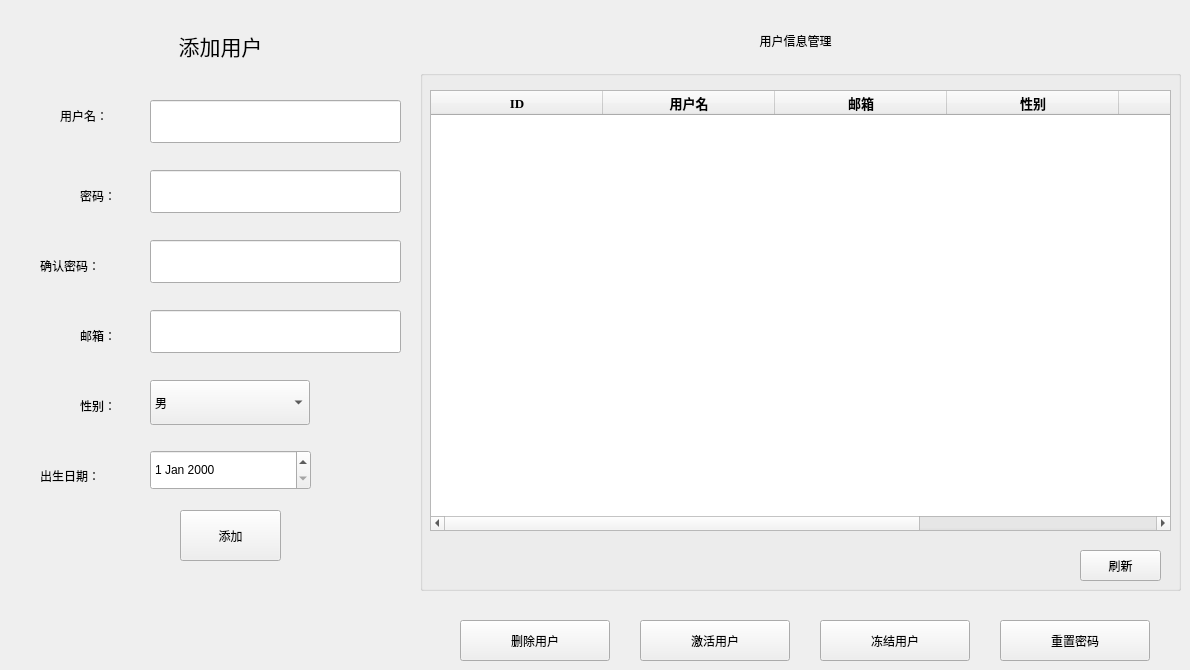
     <widget class="QWidget" name="Admin_TabWidgetPage1">
      <property name="contextMenuPolicy">
       <enum>Qt::DefaultContextMenu</enum>
      </property>
      <attribute name="title">
       <string> 用户信息管理 </string>
      </attribute>
      <widget class="QPushButton" name="user_activation_button">
       <property name="geometry">
        <rect>
         <x>640</x>
         <y>620</y>
         <width>150</width>
         <height>41</height>
        </rect>
       </property>
       <property name="styleSheet">
        <string notr="true">font: 12pt &quot;黑体&quot;;</string>
       </property>
       <property name="text">
        <string>激活用户</string>
       </property>
      </widget>
      <widget class="QPushButton" name="user_delete_button">
       <property name="geometry">
        <rect>
         <x>460</x>
         <y>620</y>
         <width>150</width>
         <height>41</height>
        </rect>
       </property>
       <property name="styleSheet">
        <string notr="true">font: 12pt &quot;黑体&quot;;</string>
       </property>
       <property name="text">
        <string>删除用户</string>
       </property>
      </widget>
      <widget class="QPushButton" name="user_banned_button">
       <property name="geometry">
        <rect>
         <x>820</x>
         <y>620</y>
         <width>150</width>
         <height>41</height>
        </rect>
       </property>
       <property name="styleSheet">
        <string notr="true">font: 12pt &quot;黑体&quot;;</string>
       </property>
       <property name="text">
        <string>冻结用户</string>
       </property>
      </widget>
      <widget class="QPushButton" name="user_resetpwd_botton">
       <property name="geometry">
        <rect>
         <x>1000</x>
         <y>620</y>
         <width>150</width>
         <height>41</height>
        </rect>
       </property>
       <property name="styleSheet">
        <string notr="true">font: 12pt &quot;黑体&quot;;</string>
       </property>
       <property name="text">
        <string>重置密码</string>
       </property>
      </widget>
      <widget class="QLabel" name="label_10">
       <property name="geometry">
        <rect>
         <x>690</x>
         <y>20</y>
         <width>211</width>
         <height>41</height>
        </rect>
       </property>
       <property name="styleSheet">
        <string notr="true">font: 16pt &quot;黑体&quot;;</string>
       </property>
       <property name="text">
        <string>用户信息管理</string>
       </property>
       <property name="alignment">
        <set>Qt::AlignCenter</set>
       </property>
      </widget>
      <widget class="QGroupBox" name="groupBox_2">
       <property name="geometry">
        <rect>
         <x>420</x>
         <y>70</y>
         <width>761</width>
         <height>521</height>
        </rect>
       </property>
       <property name="title">
        <string/>
       </property>
       <widget class="QTableWidget" name="user_inf_table">
        <property name="geometry">
         <rect>
          <x>10</x>
          <y>20</y>
          <width>741</width>
          <height>441</height>
         </rect>
        </property>
        <property name="font">
         <font>
          <family>微软雅黑</family>
          <pointsize>10</pointsize>
          <weight>50</weight>
          <italic>false</italic>
          <bold>false</bold>
          <strikeout>false</strikeout>
         </font>
        </property>
        <property name="styleSheet">
         <string notr="true">font: 10pt &quot;微软雅黑&quot;;</string>
        </property>
        <property name="columnCount">
         <number>6</number>
        </property>
        <attribute name="horizontalHeaderMinimumSectionSize">
         <number>35</number>
        </attribute>
        <attribute name="horizontalHeaderDefaultSectionSize">
         <number>172</number>
        </attribute>
        <column>
         <property name="text">
          <string>ID</string>
         </property>
         <property name="font">
          <font>
           <family>Times New Roman</family>
           <pointsize>10</pointsize>
           <weight>75</weight>
           <bold>true</bold>
          </font>
         </property>
        </column>
        <column>
         <property name="text">
          <string>用户名</string>
         </property>
         <property name="font">
          <font>
           <family>Agency FB</family>
           <pointsize>10</pointsize>
           <weight>75</weight>
           <bold>true</bold>
          </font>
         </property>
        </column>
        <column>
         <property name="text">
          <string>邮箱</string>
         </property>
         <property name="font">
          <font>
           <family>Agency FB</family>
           <pointsize>10</pointsize>
           <weight>75</weight>
           <bold>true</bold>
          </font>
         </property>
        </column>
        <column>
         <property name="text">
          <string>性别</string>
         </property>
         <property name="font">
          <font>
           <family>Agency FB</family>
           <pointsize>10</pointsize>
           <weight>75</weight>
           <bold>true</bold>
          </font>
         </property>
        </column>
        <column>
         <property name="text">
          <string>出生日期</string>
         </property>
         <property name="font">
          <font>
           <family>Agency FB</family>
           <pointsize>10</pointsize>
           <weight>75</weight>
           <bold>true</bold>
          </font>
         </property>
        </column>
        <column>
         <property name="text">
          <string>激活状态</string>
         </property>
         <property name="font">
          <font>
           <family>Agency FB</family>
           <pointsize>10</pointsize>
           <weight>75</weight>
           <bold>true</bold>
          </font>
         </property>
        </column>
       </widget>
       <widget class="QPushButton" name="user_inf_flush">
        <property name="geometry">
         <rect>
          <x>660</x>
          <y>480</y>
          <width>81</width>
          <height>31</height>
         </rect>
        </property>
        <property name="styleSheet">
         <string notr="true">font: 10pt &quot;等线&quot;;</string>
        </property>
        <property name="text">
         <string>刷新</string>
        </property>
       </widget>
      </widget>
      <widget class="QPushButton" name="admin_user_add_button">
       <property name="geometry">
        <rect>
         <x>180</x>
         <y>510</y>
         <width>101</width>
         <height>51</height>
        </rect>
       </property>
       <property name="styleSheet">
        <string notr="true">font: 13pt &quot;黑体&quot;;</string>
       </property>
       <property name="text">
        <string>添加</string>
       </property>
      </widget>
      <widget class="QLineEdit" name="admin_user_add_passwordag">
       <property name="geometry">
        <rect>
         <x>150</x>
         <y>240</y>
         <width>251</width>
         <height>43</height>
        </rect>
       </property>
       <property name="styleSheet">
        <string notr="true">font: 8pt &quot;黑体&quot;;</string>
       </property>
       <property name="echoMode">
        <enum>QLineEdit::Password</enum>
       </property>
      </widget>
      <widget class="QLabel" name="label_16">
       <property name="geometry">
        <rect>
         <x>80</x>
         <y>390</y>
         <width>61</width>
         <height>31</height>
        </rect>
       </property>
       <property name="styleSheet">
        <string notr="true">font: 13pt &quot;黑体&quot;;</string>
       </property>
       <property name="text">
        <string>性别：</string>
       </property>
      </widget>
      <widget class="QLabel" name="label_14">
       <property name="geometry">
        <rect>
         <x>60</x>
         <y>100</y>
         <width>91</width>
         <height>31</height>
        </rect>
       </property>
       <property name="styleSheet">
        <string notr="true">font: 13pt &quot;黑体&quot;;</string>
       </property>
       <property name="text">
        <string>用户名：</string>
       </property>
      </widget>
      <widget class="QDateEdit" name="admin_user_add_birthdate">
       <property name="geometry">
        <rect>
         <x>150</x>
         <y>450</y>
         <width>161</width>
         <height>40</height>
        </rect>
       </property>
       <property name="styleSheet">
        <string notr="true">font: 11pt &quot;黑体&quot;;</string>
       </property>
      </widget>
      <widget class="QLabel" name="label_57">
       <property name="geometry">
        <rect>
         <x>40</x>
         <y>250</y>
         <width>111</width>
         <height>31</height>
        </rect>
       </property>
       <property name="styleSheet">
        <string notr="true">font: 13pt &quot;黑体&quot;;</string>
       </property>
       <property name="text">
        <string>确认密码：</string>
       </property>
      </widget>
      <widget class="QLineEdit" name="admin_user_add_email">
       <property name="geometry">
        <rect>
         <x>150</x>
         <y>310</y>
         <width>251</width>
         <height>43</height>
        </rect>
       </property>
       <property name="styleSheet">
        <string notr="true">font: 11pt &quot;黑体&quot;;</string>
       </property>
      </widget>
      <widget class="QLabel" name="label_13">
       <property name="geometry">
        <rect>
         <x>80</x>
         <y>180</y>
         <width>61</width>
         <height>31</height>
        </rect>
       </property>
       <property name="styleSheet">
        <string notr="true">font: 13pt &quot;黑体&quot;;</string>
       </property>
       <property name="text">
        <string>密码：</string>
       </property>
      </widget>
      <widget class="QLineEdit" name="admin_user_add_password">
       <property name="geometry">
        <rect>
         <x>150</x>
         <y>170</y>
         <width>251</width>
         <height>43</height>
        </rect>
       </property>
       <property name="styleSheet">
        <string notr="true">font: 8pt &quot;黑体&quot;;</string>
       </property>
       <property name="echoMode">
        <enum>QLineEdit::Password</enum>
       </property>
      </widget>
      <widget class="QComboBox" name="admin_user_add_sex">
       <property name="geometry">
        <rect>
         <x>150</x>
         <y>380</y>
         <width>160</width>
         <height>45</height>
        </rect>
       </property>
       <property name="styleSheet">
        <string notr="true">font: 11pt &quot;黑体&quot;;</string>
       </property>
       <item>
        <property name="text">
         <string>男</string>
        </property>
       </item>
       <item>
        <property name="text">
         <string>女</string>
        </property>
       </item>
      </widget>
      <widget class="QLineEdit" name="admin_user_add_username">
       <property name="geometry">
        <rect>
         <x>150</x>
         <y>100</y>
         <width>251</width>
         <height>43</height>
        </rect>
       </property>
       <property name="styleSheet">
        <string notr="true">font: 11pt &quot;黑体&quot;;</string>
       </property>
      </widget>
      <widget class="QLabel" name="label_15">
       <property name="geometry">
        <rect>
         <x>40</x>
         <y>460</y>
         <width>111</width>
         <height>31</height>
        </rect>
       </property>
       <property name="styleSheet">
        <string notr="true">font: 13pt &quot;黑体&quot;;</string>
       </property>
       <property name="text">
        <string>出生日期：</string>
       </property>
      </widget>
      <widget class="QLabel" name="label_17">
       <property name="geometry">
        <rect>
         <x>80</x>
         <y>320</y>
         <width>61</width>
         <height>31</height>
        </rect>
       </property>
       <property name="styleSheet">
        <string notr="true">font: 13pt &quot;黑体&quot;;</string>
       </property>
       <property name="text">
        <string>邮箱：</string>
       </property>
      </widget>
      <widget class="QLabel" name="label_12">
       <property name="geometry">
        <rect>
         <x>160</x>
         <y>20</y>
         <width>121</width>
         <height>51</height>
        </rect>
       </property>
       <property name="font">
        <font>
         <family>黑体</family>
         <pointsize>16</pointsize>
         <weight>50</weight>
         <italic>false</italic>
         <bold>false</bold>
         <underline>false</underline>
         <strikeout>false</strikeout>
         <stylestrategy>PreferDefault</stylestrategy>
        </font>
       </property>
       <property name="styleSheet">
        <string notr="true">font: 16pt &quot;黑体&quot;;</string>
       </property>
       <property name="text">
        <string>添加用户</string>
       </property>
       <property name="alignment">
        <set>Qt::AlignCenter</set>
       </property>
      </widget>
      <widget class="QLabel" name="admin_user_add_message">
       <property name="geometry">
        <rect>
         <x>30</x>
         <y>580</y>
         <width>371</width>
         <height>71</height>
        </rect>
       </property>
       <property name="styleSheet">
        <string notr="true">color: rgb(255, 0, 0);
font: 11pt &quot;黑体&quot;;</string>
       </property>
       <property name="text">
        <string/>
       </property>
       <property name="alignment">
        <set>Qt::AlignCenter</set>
       </property>
      </widget>
     </widget>
